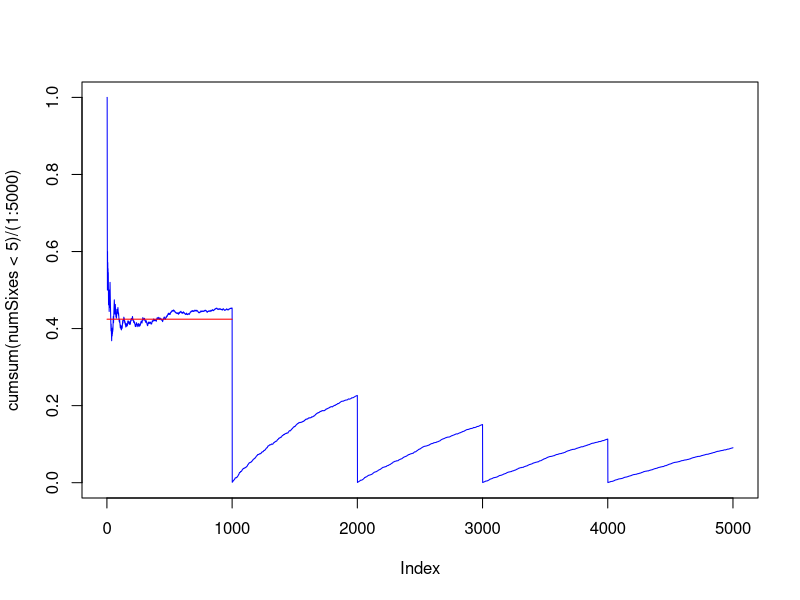
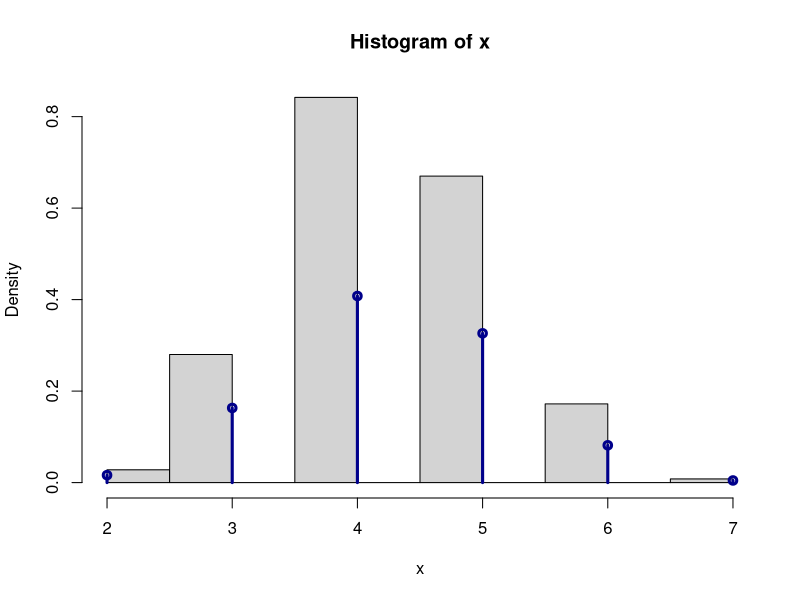

Write R code to recreate these figures, in order.
#zad 1 
dice<-sample(x<-1:6, size = 30, replace = TRUE);
dice

x<-rbinom(1000, 30, 1/6) #Bi(30, 1/6)
sum(x<=4)/length(x) #po-malko ot 5 shestici

pbinom(q=4, size=30, prob = 1/6) #po-malko ot 5 shestici P(X<5)=P(X<=4)

numSixes<-rbinom(n=1000, size=30, prob = 1/6)
plot(cumsum(numSixes<5)/(1:5000),
     type = "l", 
     col = "blue")
expected<-pbinom(4, size = 30, prob = 1/6)
expected
lines(rep(expected, 1000), col = "red")

#zad2
#X e NB(n=3, p = 0.2)

#P(8-3) = P(X=5) = P(X<=5)-P(X<=4)
dnbinom(8-3, size = 3, prob = 0.2)
pnbinom(5, size = 3, prob = 0.2)-pnbinom(4, size = 3, prob = 0.2)

#P(X>6-3) = P(X>3)
pnbinom(6-3, size = 3, prob = 0.2, lower.tail = FALSE)

#P(5-3<=X<=8-3) = P(2<=X<=5) = P(X<=5)-P(X<=1)
pnbinom(5, size = 3, prob = 0.2)-pnbinom(1, size = 3, prob = 0.2)

#zad3
#bez vrshtane=>nezavisimi opiti
#X e broj istegleni beli topki ~ HG(m = 7, n = 6, k = 8)
#m - broj beli topki v urna
#n - broj cherni topki v urna
#k - broj topki iztegleni

m = 7
n = 6
k = 8
x<-rhyper(1000, m, n, k)
x
range(x) #granici
mean(x) #ochakvane
var(x) #disperzija

hist(x, probability = TRUE) #y osta = verojatnost
points(0:7, dhyper(0:7, m, n, k), type = "h", lwd = 3, col = "darkblue") #type = "h" - line to point
points(0:7, dhyper(0:7, m, n, k), type = "p", lwd = 3, col = "darkblue") #type = "p" - point

#zad 4

#X~Bi(n, 5/2n)
#P(X=2)
n<-c(10, 100, 1000, 10000)
dbinom(2, n, 5/(2*n))

#zad 5 
#zad4 samo teglat razlichni chisla
#X~HG(5, 2n-5, n)
#P(X=2)

dhyper(2, 5, 2*n-5, n)

#zad6
